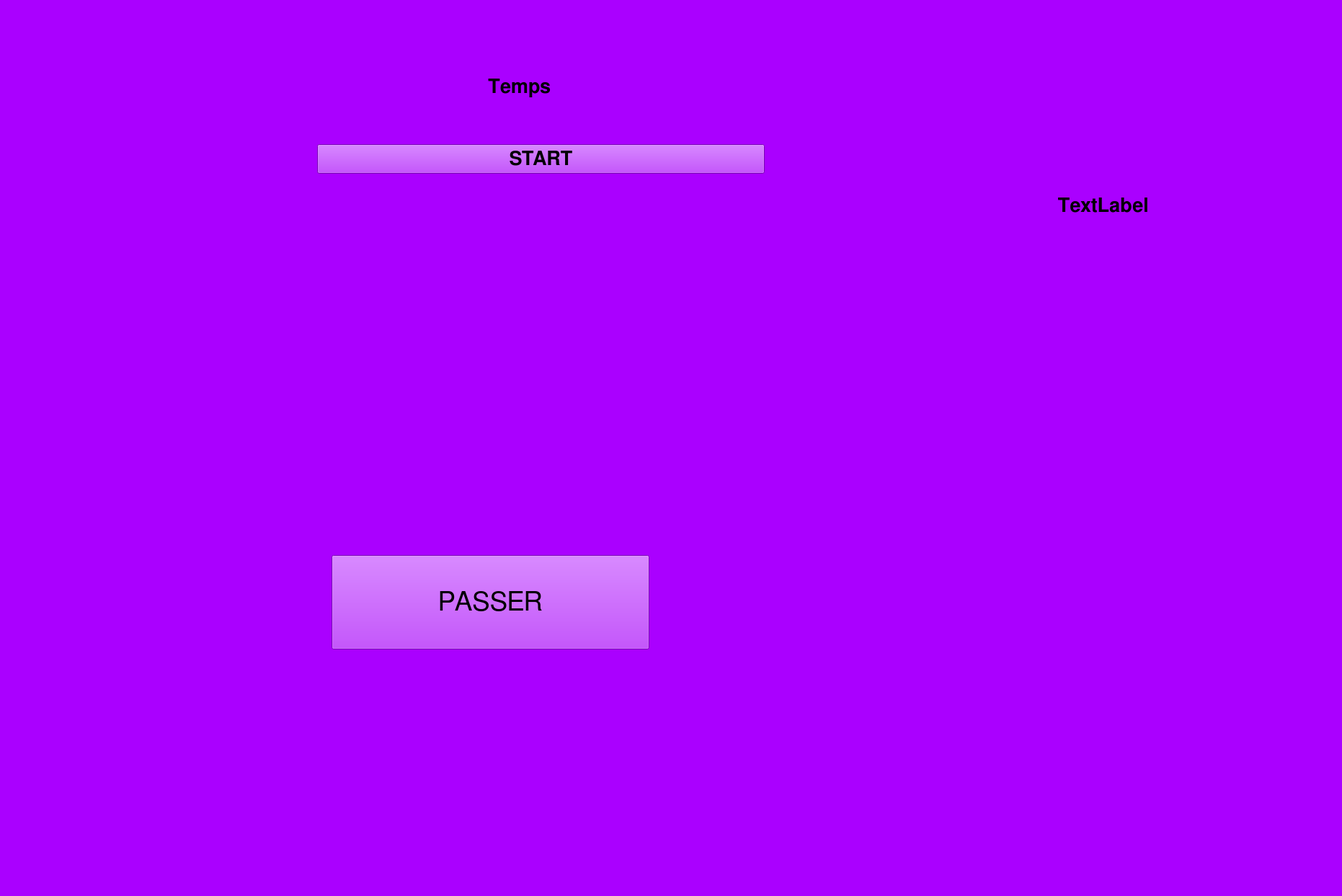
<?xml version="1.0" encoding="UTF-8"?>
<ui version="4.0">
 <class>MainWindow3</class>
 <widget class="QDialog" name="MainWindow3">
  <property name="geometry">
   <rect>
    <x>0</x>
    <y>0</y>
    <width>1862</width>
    <height>1243</height>
   </rect>
  </property>
  <property name="windowTitle">
   <string>Dialog</string>
  </property>
  <property name="styleSheet">
   <string notr="true">background-color: rgb(170, 0, 255);</string>
  </property>
  <widget class="QPushButton" name="p2">
   <property name="geometry">
    <rect>
     <x>650</x>
     <y>320</y>
     <width>200</width>
     <height>200</height>
    </rect>
   </property>
   <property name="text">
    <string/>
   </property>
  </widget>
  <widget class="QPushButton" name="p6">
   <property name="geometry">
    <rect>
     <x>860</x>
     <y>520</y>
     <width>200</width>
     <height>200</height>
    </rect>
   </property>
   <property name="text">
    <string/>
   </property>
  </widget>
  <widget class="QPushButton" name="p1">
   <property name="geometry">
    <rect>
     <x>440</x>
     <y>320</y>
     <width>200</width>
     <height>200</height>
    </rect>
   </property>
   <property name="text">
    <string/>
   </property>
  </widget>
  <widget class="QPushButton" name="p3">
   <property name="geometry">
    <rect>
     <x>860</x>
     <y>320</y>
     <width>201</width>
     <height>200</height>
    </rect>
   </property>
   <property name="text">
    <string/>
   </property>
  </widget>
  <widget class="QLabel" name="panel_final">
   <property name="enabled">
    <bool>true</bool>
   </property>
   <property name="geometry">
    <rect>
     <x>1240</x>
     <y>80</y>
     <width>581</width>
     <height>411</height>
    </rect>
   </property>
   <property name="font">
    <font>
     <family>FreeSans</family>
     <pointsize>20</pointsize>
     <bold>true</bold>
    </font>
   </property>
   <property name="autoFillBackground">
    <bool>false</bool>
   </property>
   <property name="text">
    <string>TextLabel</string>
   </property>
   <property name="alignment">
    <set>Qt::AlignCenter</set>
   </property>
  </widget>
  <widget class="QLabel" name="label_2">
   <property name="geometry">
    <rect>
     <x>400</x>
     <y>280</y>
     <width>701</width>
     <height>641</height>
    </rect>
   </property>
   <property name="text">
    <string/>
   </property>
  </widget>
  <widget class="QPushButton" name="start">
   <property name="geometry">
    <rect>
     <x>440</x>
     <y>200</y>
     <width>621</width>
     <height>41</height>
    </rect>
   </property>
   <property name="font">
    <font>
     <family>FreeSans</family>
     <pointsize>20</pointsize>
     <bold>true</bold>
    </font>
   </property>
   <property name="text">
    <string>START</string>
   </property>
  </widget>
  <widget class="QPushButton" name="p7">
   <property name="geometry">
    <rect>
     <x>440</x>
     <y>720</y>
     <width>200</width>
     <height>200</height>
    </rect>
   </property>
   <property name="text">
    <string/>
   </property>
  </widget>
  <widget class="QPushButton" name="p5">
   <property name="geometry">
    <rect>
     <x>650</x>
     <y>520</y>
     <width>200</width>
     <height>200</height>
    </rect>
   </property>
   <property name="text">
    <string/>
   </property>
  </widget>
  <widget class="QPushButton" name="p4">
   <property name="geometry">
    <rect>
     <x>440</x>
     <y>520</y>
     <width>200</width>
     <height>200</height>
    </rect>
   </property>
   <property name="text">
    <string/>
   </property>
  </widget>
  <widget class="QPushButton" name="p8">
   <property name="geometry">
    <rect>
     <x>650</x>
     <y>720</y>
     <width>200</width>
     <height>200</height>
    </rect>
   </property>
   <property name="text">
    <string/>
   </property>
  </widget>
  <widget class="QLabel" name="tiempo">
   <property name="geometry">
    <rect>
     <x>420</x>
     <y>100</y>
     <width>601</width>
     <height>41</height>
    </rect>
   </property>
   <property name="font">
    <font>
     <family>FreeSans</family>
     <pointsize>20</pointsize>
     <bold>true</bold>
    </font>
   </property>
   <property name="text">
    <string>Temps</string>
   </property>
   <property name="alignment">
    <set>Qt::AlignCenter</set>
   </property>
  </widget>
  <widget class="QPushButton" name="fin_partida">
   <property name="geometry">
    <rect>
     <x>460</x>
     <y>770</y>
     <width>441</width>
     <height>131</height>
    </rect>
   </property>
   <property name="font">
    <font>
     <family>FreeSans</family>
     <pointsize>28</pointsize>
    </font>
   </property>
   <property name="text">
    <string>PASSER</string>
   </property>
  </widget>
  <zorder>p8</zorder>
  <zorder>p7</zorder>
  <zorder>p4</zorder>
  <zorder>p5</zorder>
  <zorder>p6</zorder>
  <zorder>p3</zorder>
  <zorder>p2</zorder>
  <zorder>p1</zorder>
  <zorder>label_2</zorder>
  <zorder>panel_final</zorder>
  <zorder>start</zorder>
  <zorder>tiempo</zorder>
  <zorder>fin_partida</zorder>
 </widget>
 <resources/>
 <connections/>
</ui>
